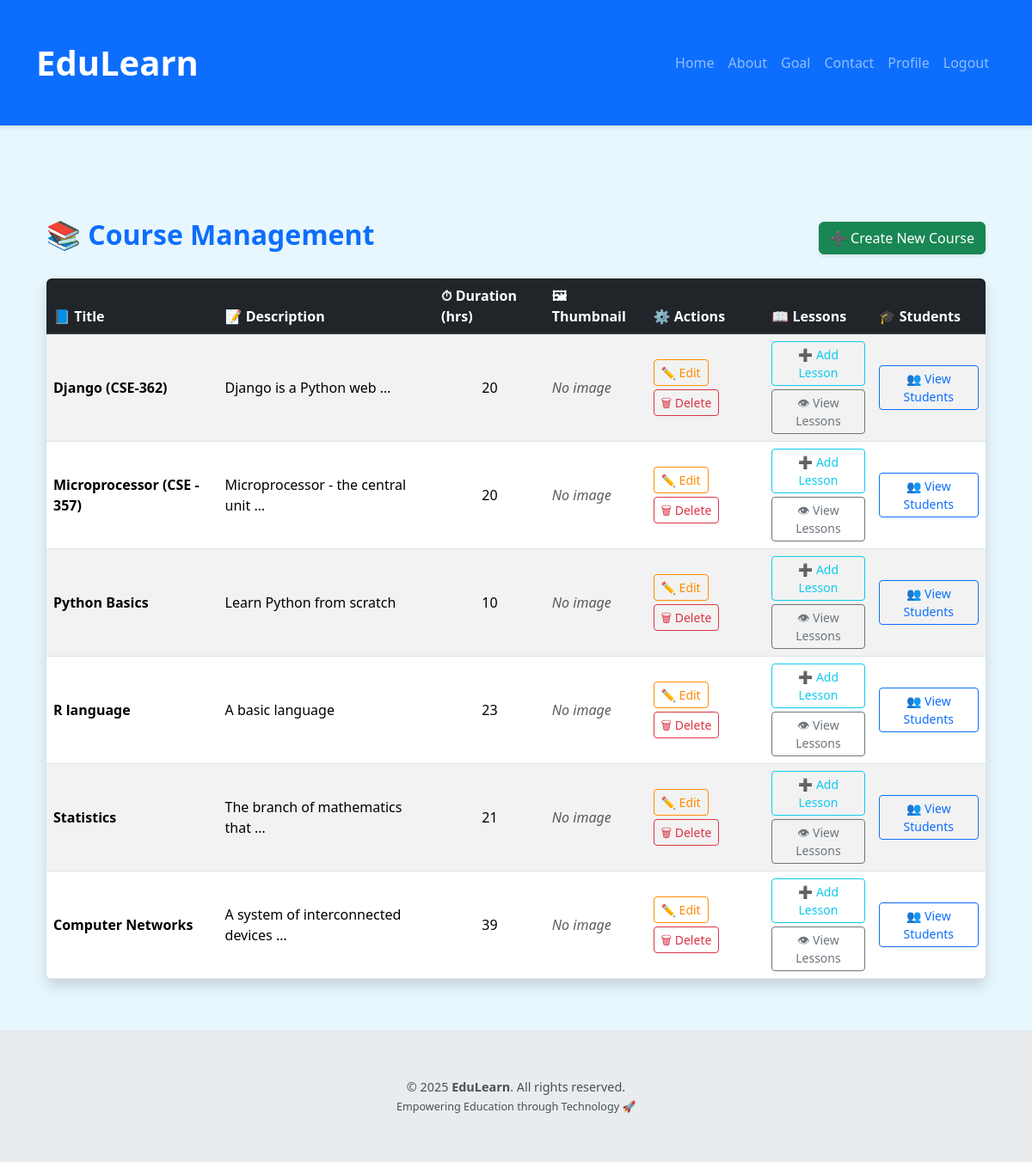
The app's page /courses/ (signed in) with its own data.
### courses/models.py (models this page shows, shortened)
class Course(models.Model):
    title = models.CharField(max_length=200)
    description = models.TextField()
    duration = models.IntegerField(help_text='Duration in hours')
    thumbnail = models.ImageField(upload_to='course_thumbnail/',storage=MediaCloudinaryStorage(),null = True, blank= True)
    created_at = models.DateTimeField(auto_now_add = True)

### courses/views.py (the view)
# urls.py: path('courses/', course_list, name='course_list'),
@login_required
def course_list(request):
    courses = Course.objects.all()
    return render(request, 'courses/index.html', {'courses': courses})

### Templates/courses/index.html (shortened to what this page needs)
{% extends "courses/base.html" %}
{% block content %}
<div class="container mt-5">
  <div class="d-flex justify-content-between align-items-center mb-4">
    <h2 class="fw-bold text-primary">📚 Course Management</h2>
    <a href="{% url 'course_create' %}" class="btn btn-success shadow-sm">
      ➕ Create New Course
    </a>
  </div>
  <div class="table-responsive shadow rounded">
    <table class="table table-striped table-hover align-middle mb-0">
      <thead class="table-dark">
        <tr>
          <th scope="col">📘 Title</th>
          <th scope="col">📝 Description</th>
          <th scope="col">⏱ Duration (hrs)</th>
          <th scope="col">🖼 Thumbnail</th>
          <th scope="col">⚙️ Actions</th>
          <th scope="col">📖 Lessons</th>
          <th scope="col">🎓 Students</th>
        </tr>
      </thead>
      <tbody>
        {% for course in courses %}
        <tr>
          <td class="fw-semibold">{{ course.title }}</td>
          <td>{{ course.description|truncatewords:5 }}</td>
          <td class="text-center">{{ course.duration }}</td>
          <td>
            {% if course.thumbnail_url %}
              <img src="{{ course.thumbnail.url }}" alt="Thumbnail for {{ course.title }}"
                   class="img-fluid rounded shadow-sm border border-2" width="100" />
            {% else %}
              <span class="text-muted fst-italic">No image</span>
            {% endif %}
          </td>
          <td>
            <a href="{% url 'course_update' course.id %}" class="btn btn-outline-warning btn-sm mb-1">✏️ Edit</a>
            <form action="{% url 'course_delete' course.id %}" method="post" style="display:inline;">
              <button type="submit" class="btn btn-outline-danger btn-sm"
                      onclick="return confirm('Are you sure you want to delete this course?')">
                🗑 Delete
              </button>
            </form>
          </td>
          <td>
            <div class="d-grid gap-1">
              <a href="{% url 'lesson_create' %}" class="btn btn-outline-info btn-sm">➕ Add Lesson</a>
              <a href="{% url 'course_details' course.id %}" class="btn btn-outline-secondary btn-sm">👁 View Lessons</a>
            </div>
          </td>
          <td>
            <a href="{% url 'student_list' course.id %}" class="btn btn-outline-primary btn-sm">👥 View Students</a>
          </td>
        </tr>
        {% empty %}
        <tr>
          <td colspan="7" class="text-center text-muted py-4">
            🚫 No courses available. Start by creating a new one!
          </td>
        </tr>
        {% endfor %}
      </tbody>
    </table>
  </div>
</div>
{% endblock %}

### Templates/courses/base.html (shortened to what this page needs)
<!DOCTYPE html>
<html lang="en">
  <head>
    {% load static %}
    <link rel="stylesheet" href="{% static 'css/bootstrap.min.css' %}" />
  </head>
  <body>
    <nav class="navbar navbar-expand-lg navbar-dark bg-primary sticky-top">
      <div class="container">
        <a class="navbar-brand" href="/">EduLearn</a>
        <div
          class="collapse navbar-collapse justify-content-end"
          id="navbarNav"
        >
          <ul class="navbar-nav">
            <li class="nav-item">
              <a class="nav-link" href="/">Home</a>
            </li>
            <li class="nav-item">
              <a class="nav-link" href="/#about">About</a>
            </li>
            <li class="nav-item">
              <a class="nav-link" href="/#goals">Goal</a>
            </li>
            <li class="nav-item">
              <a class="nav-link" href="/#contact">Contact</a>
            </li>
            {% if user.is_authenticated %}
            <li class="nav-item">
              <a class="nav-link" href="{% url 'profile' %}">Profile</a>
            </li>
            <li class="nav-item">
              <a class="nav-link" href="{% url 'logout' %}">Logout</a>
            </li>
            {% endif %}
          </ul>
        </div>
      </div>
    </nav>
    <div class="container">
       {% block content %}{% endblock %}
    </div>
    <footer class="text-center p-4">
      <div class="container">
        <p class="mb-0">
          &copy; 2025 <strong>EduLearn</strong>. All rights reserved.
        </p>
        <small>Empowering Education through Technology 🚀</small>
      </div>
    </footer>
  </body>
</html>

### Templates/courses/base.html (style rules this page uses)
body { background-color: #e7f7fd; font-family: "Segoe UI", Tahoma, Geneva, Verdana, sans-serif; }
.navbar { box-shadow: 0 2px 6px rgba(0, 0, 0, 0.1); }
.navbar-brand { font-weight: 700; font-size: 2.5rem; }
.nav-link { transition: color 0.3s ease-in-out; }
.container { padding-top: 30px; padding-bottom: 30px; }
.card, .table { box-shadow: 0 4px 20px rgba(0, 0, 0, 0.05); border-radius: 12px; }
footer { background-color: #e9ecef; color: #495057; font-size: 0.9rem; border-top: 1px solid #dee2e6; }

### Templates/courses/index.html (style rules this page uses)
.btn-outline-warning { border-color: #ff8c00; color: #ff8c00; }

### records on screen
Course: title "Django (CSE-362)", description "Django is a Python web …", duration "20"
Course: title "Microprocessor (CSE - 357)", description "Microprocessor - the central unit …", duration "20"
Course: title "Python Basics", description "Learn Python from scratch", duration "10"
Course: title "R language", description "A basic language", duration "23"
Course: title "Statistics", description "The branch of mathematics that …", duration "21"
Course: title "Computer Networks", description "A system of interconnected devices …", duration "39"
